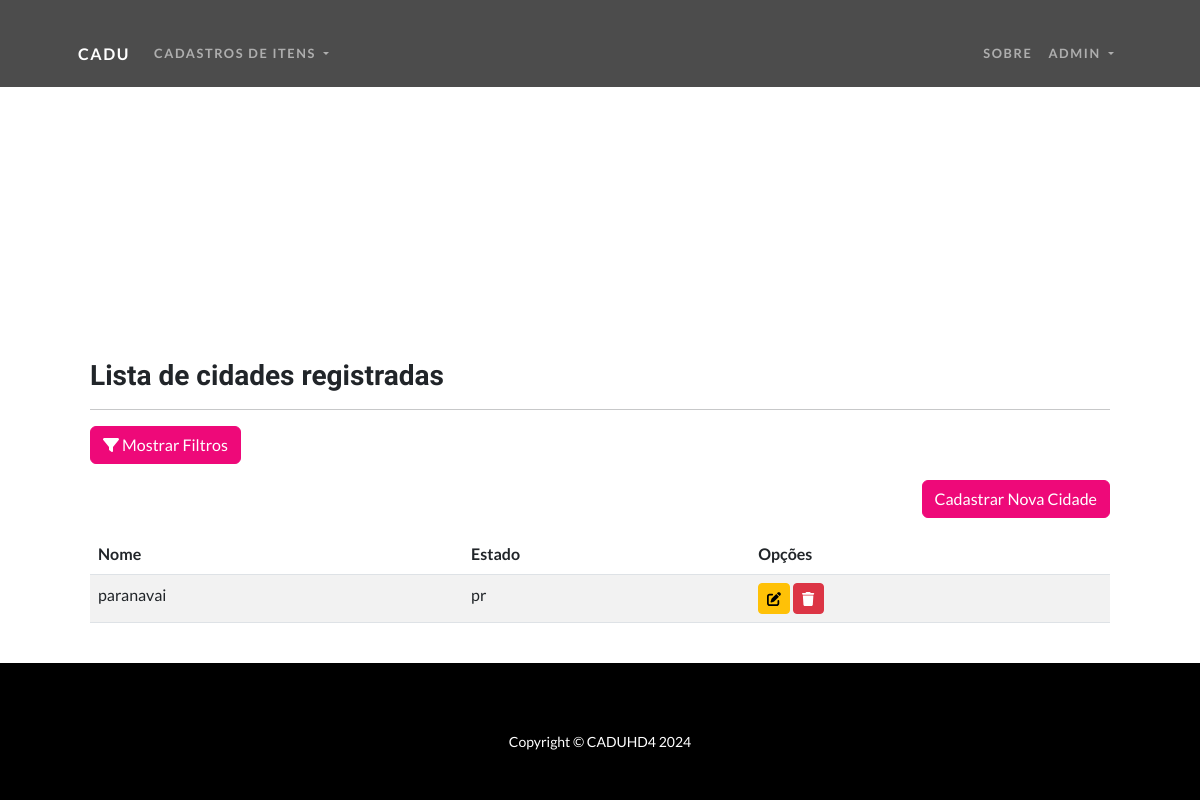
The page /listar/cidades/ (signed in) on the database as committed earlier.
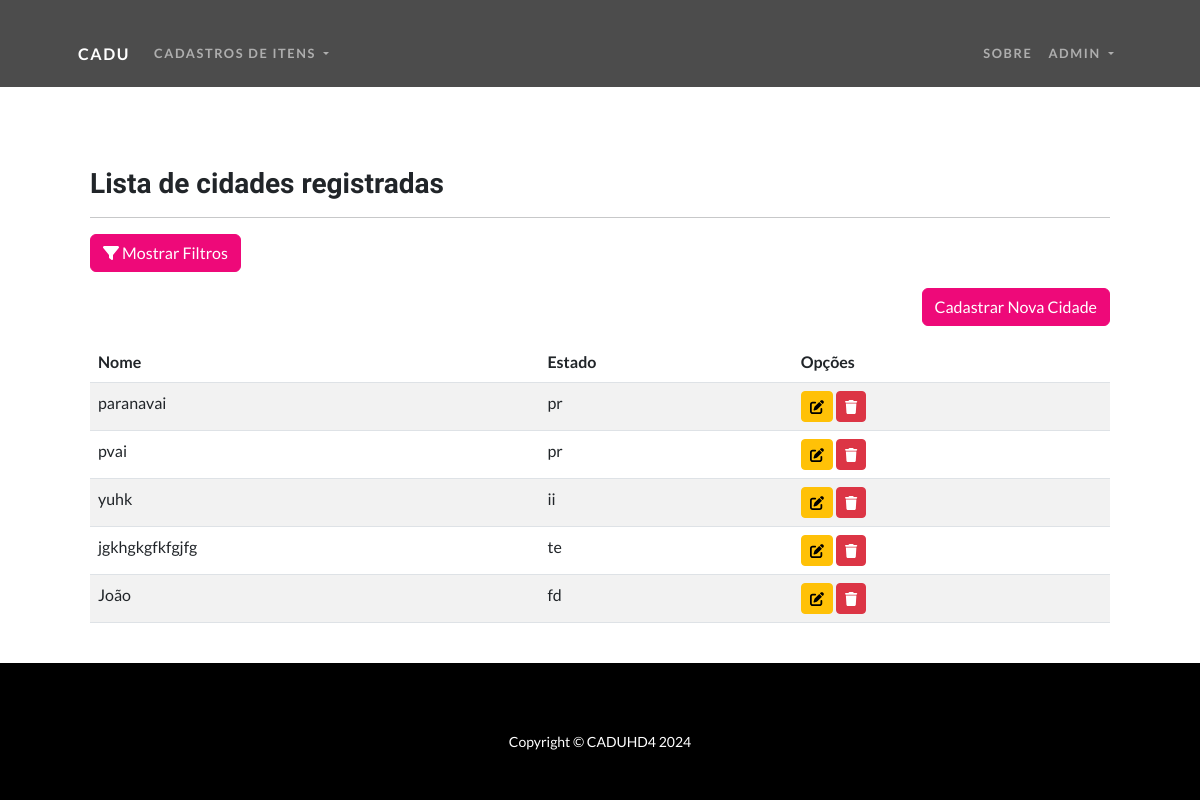
The same page on the database as committed later.
### cadastros/models.py (models this page shows, shortened)
class Cidade(models.Model):
    nome = models.CharField(max_length=100)
    estado = models.CharField(max_length=2)

### cadastros/views.py (the view)
# urls.py: path('listar/cidades/', CidadeList.as_view(), name='list-cidade'),
class CidadeList(GroupRequiredMixin, LoginRequiredMixin, FilterView):
    model = Cidade
    filterset_class = CidadeFilter
    template_name = 'cadastros/listas/cidade.html'
    login_url = reverse_lazy('login')
    group_required = ("Administrador", "Usuarios")

### cadastros/templates/cadastros/listas/cidade.html (shortened to what this page needs)
{% extends "paginas/modelo.html" %}
{% load static %}
{% block content %}
<main class="container">
    <section class="mt-5">
        <h1 class="h3">Lista de cidades registradas</h1>
        <hr>
        <button class="btn btn-primary mb-3" type="button" data-bs-toggle="collapse" data-bs-target="#filtrosCollapse" aria-expanded="false" aria-controls="filtrosCollapse">
            <i class="fas fa-filter"></i> Mostrar Filtros
        </button>
        <section class="acoes-section">
            <div class="d-flex justify-content-end mb-3">
                <a href="{% url 'add-cidade' %}" class="btn btn-primary" role="button">
                    Cadastrar Nova Cidade
                </a>
            </div>
        </section>
        <section class="tabela-section">
            <div class="table-responsive">
                <table class="table table-striped" id="tabela-cidades">
                    <thead>
                        <tr>
                            <th scope="col">Nome</th>
                            <th scope="col">Estado</th>
                            <th scope="col">Opções</th>
                        </tr>
                    </thead>
                    <tbody>
                    {% for cidade in object_list %}
                        <tr>
                            <td>{{ cidade.nome }}</td>
                            <td>{{ cidade.estado }}</td>
                            <td>
                                <a href="{% url 'update-cidade' cidade.pk %}"
                                   class="btn btn-warning btn-sm"
                                   aria-label="Editar cidade">
                                    <i class="fas fa-edit" aria-hidden="true"></i>
                                </a>
                                <a href="{% url 'delete-cidade' cidade.pk %}"
                                   class="btn btn-danger btn-sm"
                                   aria-label="Excluir cidade">
                                    <i class="fas fa-trash" aria-hidden="true"></i>
                                </a>
                            </td>
                        </tr>
                    {% empty %}
                        <tr class="d-none">
                            <td></td>
                            <td></td>
                            <td></td>
                        </tr>
                    {% endfor %}
                    </tbody>
                </table>
            </div>
        </section>
    </section>
</main>
{% endblock %}

Rows that differ between the two databases and show on the page:
added Cidade: nome "pvai", estado "pr"
added Cidade: nome "yuhk", estado "ii"
added Cidade: nome "jgkhgkgfkfgjfg", estado "te"
added Cidade: nome "João", estado "fd"
